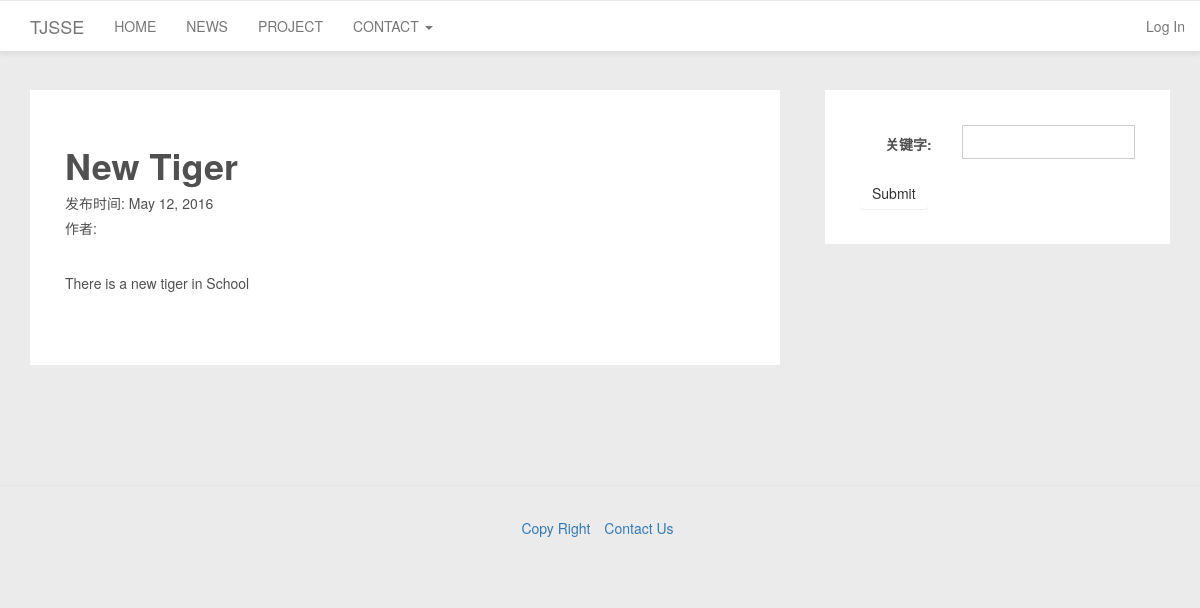
The page /news/1/ on the database its author committed.
### news/models.py (models this page shows)
class News(models.Model):
    title = models.CharField(max_length=30)
    date = models.DateField(default=datetime.date.today)
    publisher = models.ForeignKey(User)
    content = models.CharField(max_length=2000)
    STATUS_PENDING = 0
    STATUS_FAIL = 1
    STATUS_PASS = 2
    STATUS_CHOICES = [
        (STATUS_PENDING, '待审核'),
        (STATUS_FAIL, '未通过'),
        (STATUS_PASS, '已通过'),
    ]
    status = models.IntegerField('审核状态',choices=STATUS_CHOICES)
    def __str__(self):
        return self.title+', '+self.publisher.get_full_name()
    __repr__=__str__

### news/views.py (the view)
# urls.py: url(r'^(?P<news_id>[0-9]+)/$', views.news_detail_view, name='news_detail'),
def news_detail_view(request, news_id):
    news = News.objects.get(pk = news_id)
    attachment_list=Attachment.objects.filter(news=news)
    detail_att_list=[attchment.filepath for attchment in attachment_list]
    search_form = SearchForm()
    return render(request,'news/news_detail.html',{'news':news,\
                                                   'detail_att_list':detail_att_list,\
                                                   'form':search_form})

### news/forms.py
class SearchForm(forms.Form):
    search_val=forms.CharField(
        required=False,
        label='关键字'
    )

### news/templates/news/news_detail.html (shortened to what this page needs)
{% extends 'base.html' %}
{% block contentbase %}
    <div class="panel-card">
        <h1><strong>{{ news.title }}</strong></h1>
        <h5>发布时间: {{ news.date }}</h5>
        <h5>作者: {{ news.publisher.get_full_name }}</h5>
        <br>
        <P>{{ news.content }}</P>
        <br>
    </div>
{% endblock contentbase %}
{% block sidebarbase %}
    <div class="panel-card">
        <form class="form-horizontal" action="/news/search" method="post">
            {% include "formTemplate.html" %}
            <button type="submit" class="btn btn-default ">Submit</button>
        </form>
    </div>
{% endblock sidebarbase %}

### static/css/customstyle.css (style rules this page uses)
html, body { color: #505050; line-height: 1.75em; background: #ebebeb; position: relative; font-family: "Helvetica Neue", Helvetica, Arial, "Hiragino Sans GB", "Hiragino Sans GB W3", "WenQuanYi Micro Hei", "Microsoft YaHei UI", "Microsoft YaHei", sans-serif; }
.panel-card { padding: 35px; background: #ffffff; margin-bottom: 50px; position: relative; overflow: hidden; }
.btn { border: none !important; order-radius: 2px; background-image: none; }
form .form-group div input { display: block; width: 100%; height: 34px; padding: 6px 12px; font-size: 14px; line-height: 1.42857143; color: #555; background-color: #fff; background-image: none; border: 1px solid #ccc; }

### rows shown on the page
News: title "New Tiger", date "May 12, 2016", content "There is a new tiger in School"

### other values the page prints
{{ field.label_tag }} "关键字:"
